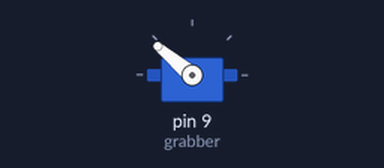
Simulated run of this sketch. Board: Arduino Uno, built with avr-gcc and run on an emulated ATmega328P. On the bench: servo.

Above: at 0.05 s.
At 4.0 s:
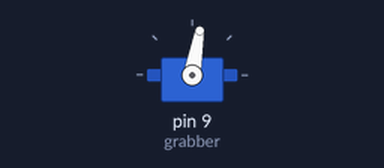
Timing chart, 0 to 5.2 s (numbered marks = the images above):
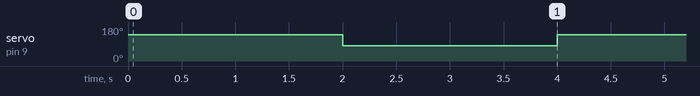

Measured:
- by itself, servo on pin 9 (grabber): alternates 140° for 2.0 s and 80° for 2.0 s

The sketch:

testing_servo.ino.ino
```cpp
#include <Servo.h>

Servo grabber;  // create servo object to control a servo

int val;    // variable to read the value from the analog pin
int i = 1;
const int closed_position = 80;
const int open_position = 140;

void setup() {
  Serial.begin(9600);
  grabber.attach(9);  // attaches the servo on pin 9 to the servo object
}


void loop() {
  grabber.write(open_position);
  delay(2000);
  grabber.write(closed_position);
  delay(2000);
}
```
